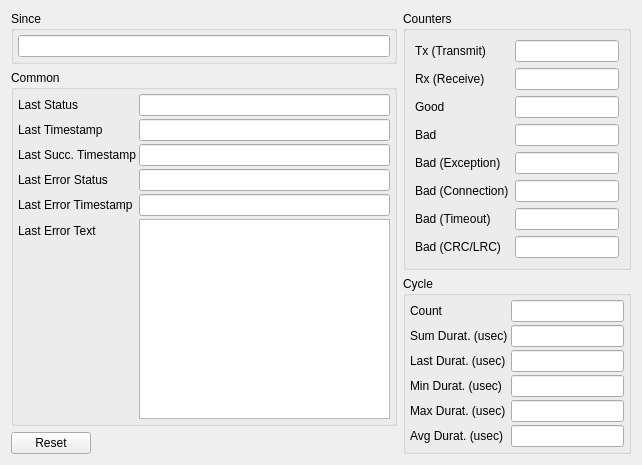
<?xml version="1.0" encoding="UTF-8"?>
<ui version="4.0">
 <class>mbClientPortStatisticsUi</class>
 <widget class="QWidget" name="mbClientPortStatisticsUi">
  <property name="geometry">
   <rect>
    <x>0</x>
    <y>0</y>
    <width>642</width>
    <height>463</height>
   </rect>
  </property>
  <layout class="QHBoxLayout" name="horizontalLayout_2">
   <item>
    <layout class="QVBoxLayout" name="verticalLayout_2">
     <item>
      <widget class="QGroupBox" name="groupBox_4">
       <property name="title">
        <string>Since</string>
       </property>
       <layout class="QHBoxLayout" name="horizontalLayout_3">
        <property name="spacing">
         <number>2</number>
        </property>
        <property name="leftMargin">
         <number>4</number>
        </property>
        <property name="topMargin">
         <number>4</number>
        </property>
        <property name="rightMargin">
         <number>4</number>
        </property>
        <property name="bottomMargin">
         <number>4</number>
        </property>
        <item>
         <widget class="QLineEdit" name="lnSinceTimestamp">
          <property name="readOnly">
           <bool>true</bool>
          </property>
         </widget>
        </item>
       </layout>
      </widget>
     </item>
     <item>
      <widget class="QGroupBox" name="groupBox_3">
       <property name="title">
        <string>Common</string>
       </property>
       <layout class="QFormLayout" name="formLayout_4">
        <property name="horizontalSpacing">
         <number>3</number>
        </property>
        <property name="verticalSpacing">
         <number>3</number>
        </property>
        <property name="leftMargin">
         <number>4</number>
        </property>
        <property name="topMargin">
         <number>4</number>
        </property>
        <property name="rightMargin">
         <number>4</number>
        </property>
        <property name="bottomMargin">
         <number>4</number>
        </property>
        <item row="0" column="0">
         <widget class="QLabel" name="label_18">
          <property name="text">
           <string>Last Status</string>
          </property>
         </widget>
        </item>
        <item row="0" column="1">
         <widget class="QLineEdit" name="lnLastStatus">
          <property name="readOnly">
           <bool>true</bool>
          </property>
         </widget>
        </item>
        <item row="1" column="0">
         <widget class="QLabel" name="label_19">
          <property name="text">
           <string>Last Timestamp</string>
          </property>
         </widget>
        </item>
        <item row="1" column="1">
         <widget class="QLineEdit" name="lnLastTimestamp">
          <property name="readOnly">
           <bool>true</bool>
          </property>
         </widget>
        </item>
        <item row="2" column="0">
         <widget class="QLabel" name="label_20">
          <property name="text">
           <string>Last Succ. Timestamp</string>
          </property>
         </widget>
        </item>
        <item row="2" column="1">
         <widget class="QLineEdit" name="lnLastSuccessTimestamp">
          <property name="minimumSize">
           <size>
            <width>180</width>
            <height>0</height>
           </size>
          </property>
          <property name="readOnly">
           <bool>true</bool>
          </property>
         </widget>
        </item>
        <item row="3" column="0">
         <widget class="QLabel" name="label_21">
          <property name="text">
           <string>Last Error Status</string>
          </property>
         </widget>
        </item>
        <item row="3" column="1">
         <widget class="QLineEdit" name="lnLastErrorStatus">
          <property name="readOnly">
           <bool>true</bool>
          </property>
         </widget>
        </item>
        <item row="4" column="0">
         <widget class="QLabel" name="label_22">
          <property name="text">
           <string>Last Error Timestamp</string>
          </property>
         </widget>
        </item>
        <item row="4" column="1">
         <widget class="QLineEdit" name="lnLastErrorTimestamp">
          <property name="readOnly">
           <bool>true</bool>
          </property>
         </widget>
        </item>
        <item row="5" column="0">
         <widget class="QLabel" name="label_23">
          <property name="text">
           <string>Last Error Text</string>
          </property>
         </widget>
        </item>
        <item row="5" column="1">
         <widget class="QPlainTextEdit" name="txtLastErrorText">
          <property name="readOnly">
           <bool>true</bool>
          </property>
         </widget>
        </item>
       </layout>
      </widget>
     </item>
     <item>
      <layout class="QHBoxLayout" name="horizontalLayout">
       <item>
        <widget class="QPushButton" name="btnReset">
         <property name="text">
          <string>Reset</string>
         </property>
        </widget>
       </item>
       <item>
        <spacer name="horizontalSpacer">
         <property name="orientation">
          <enum>Qt::Horizontal</enum>
         </property>
         <property name="sizeHint" stdset="0">
          <size>
           <width>40</width>
           <height>20</height>
          </size>
         </property>
        </spacer>
       </item>
      </layout>
     </item>
    </layout>
   </item>
   <item>
    <layout class="QVBoxLayout" name="verticalLayout">
     <item>
      <widget class="QGroupBox" name="groupBox_2">
       <property name="title">
        <string>Counters</string>
       </property>
       <layout class="QFormLayout" name="formLayout_2">
        <item row="0" column="0">
         <widget class="QLabel" name="label_6">
          <property name="text">
           <string>Tx (Transmit)</string>
          </property>
         </widget>
        </item>
        <item row="0" column="1">
         <widget class="QLineEdit" name="lnCountTx">
          <property name="readOnly">
           <bool>true</bool>
          </property>
         </widget>
        </item>
        <item row="1" column="0">
         <widget class="QLabel" name="label_12">
          <property name="text">
           <string>Rx (Receive)</string>
          </property>
         </widget>
        </item>
        <item row="1" column="1">
         <widget class="QLineEdit" name="lnCountRx">
          <property name="readOnly">
           <bool>true</bool>
          </property>
         </widget>
        </item>
        <item row="2" column="0">
         <widget class="QLabel" name="label_7">
          <property name="text">
           <string>Good</string>
          </property>
         </widget>
        </item>
        <item row="2" column="1">
         <widget class="QLineEdit" name="lnCountGood">
          <property name="readOnly">
           <bool>true</bool>
          </property>
         </widget>
        </item>
        <item row="3" column="0">
         <widget class="QLabel" name="label_8">
          <property name="text">
           <string>Bad</string>
          </property>
         </widget>
        </item>
        <item row="3" column="1">
         <widget class="QLineEdit" name="lnCountBad">
          <property name="readOnly">
           <bool>true</bool>
          </property>
         </widget>
        </item>
        <item row="4" column="0">
         <widget class="QLabel" name="label_14">
          <property name="text">
           <string>Bad (Exception)</string>
          </property>
         </widget>
        </item>
        <item row="4" column="1">
         <widget class="QLineEdit" name="lnCountBadStandard">
          <property name="readOnly">
           <bool>true</bool>
          </property>
         </widget>
        </item>
        <item row="5" column="0">
         <widget class="QLabel" name="label_11">
          <property name="text">
           <string>Bad (Connection)</string>
          </property>
         </widget>
        </item>
        <item row="5" column="1">
         <widget class="QLineEdit" name="lnCountBadConnection">
          <property name="readOnly">
           <bool>true</bool>
          </property>
         </widget>
        </item>
        <item row="6" column="0">
         <widget class="QLabel" name="label_9">
          <property name="text">
           <string>Bad (Timeout)</string>
          </property>
         </widget>
        </item>
        <item row="6" column="1">
         <widget class="QLineEdit" name="lnCountBadTimeout">
          <property name="readOnly">
           <bool>true</bool>
          </property>
         </widget>
        </item>
        <item row="7" column="0">
         <widget class="QLabel" name="label_10">
          <property name="text">
           <string>Bad (CRC/LRC)</string>
          </property>
         </widget>
        </item>
        <item row="7" column="1">
         <widget class="QLineEdit" name="lnCountBadCRC">
          <property name="readOnly">
           <bool>true</bool>
          </property>
         </widget>
        </item>
       </layout>
      </widget>
     </item>
     <item>
      <widget class="QGroupBox" name="groupBox">
       <property name="title">
        <string>Cycle</string>
       </property>
       <layout class="QFormLayout" name="formLayout">
        <property name="horizontalSpacing">
         <number>3</number>
        </property>
        <property name="verticalSpacing">
         <number>3</number>
        </property>
        <property name="leftMargin">
         <number>4</number>
        </property>
        <property name="topMargin">
         <number>4</number>
        </property>
        <property name="rightMargin">
         <number>4</number>
        </property>
        <property name="bottomMargin">
         <number>4</number>
        </property>
        <item row="0" column="0">
         <widget class="QLabel" name="label">
          <property name="text">
           <string>Count</string>
          </property>
         </widget>
        </item>
        <item row="0" column="1">
         <widget class="QLineEdit" name="lnCycleCount">
          <property name="readOnly">
           <bool>true</bool>
          </property>
         </widget>
        </item>
        <item row="1" column="0">
         <widget class="QLabel" name="label_13">
          <property name="text">
           <string>Sum Durat. (usec)</string>
          </property>
         </widget>
        </item>
        <item row="1" column="1">
         <widget class="QLineEdit" name="lnCycleSumDuration">
          <property name="readOnly">
           <bool>true</bool>
          </property>
         </widget>
        </item>
        <item row="2" column="0">
         <widget class="QLabel" name="label_2">
          <property name="text">
           <string>Last Durat. (usec)</string>
          </property>
         </widget>
        </item>
        <item row="2" column="1">
         <widget class="QLineEdit" name="lnCycleLastDuration">
          <property name="readOnly">
           <bool>true</bool>
          </property>
         </widget>
        </item>
        <item row="3" column="0">
         <widget class="QLabel" name="label_3">
          <property name="text">
           <string>Min Durat. (usec)</string>
          </property>
         </widget>
        </item>
        <item row="3" column="1">
         <widget class="QLineEdit" name="lnCycleMinDuration">
          <property name="readOnly">
           <bool>true</bool>
          </property>
         </widget>
        </item>
        <item row="4" column="0">
         <widget class="QLabel" name="label_4">
          <property name="text">
           <string>Max Durat. (usec)</string>
          </property>
         </widget>
        </item>
        <item row="4" column="1">
         <widget class="QLineEdit" name="lnCycleMaxDuration">
          <property name="readOnly">
           <bool>true</bool>
          </property>
         </widget>
        </item>
        <item row="5" column="0">
         <widget class="QLabel" name="label_5">
          <property name="text">
           <string>Avg Durat. (usec)</string>
          </property>
         </widget>
        </item>
        <item row="5" column="1">
         <widget class="QLineEdit" name="lnCycleAvgDuration">
          <property name="readOnly">
           <bool>true</bool>
          </property>
         </widget>
        </item>
       </layout>
      </widget>
     </item>
    </layout>
   </item>
  </layout>
 </widget>
 <resources/>
 <connections/>
</ui>
